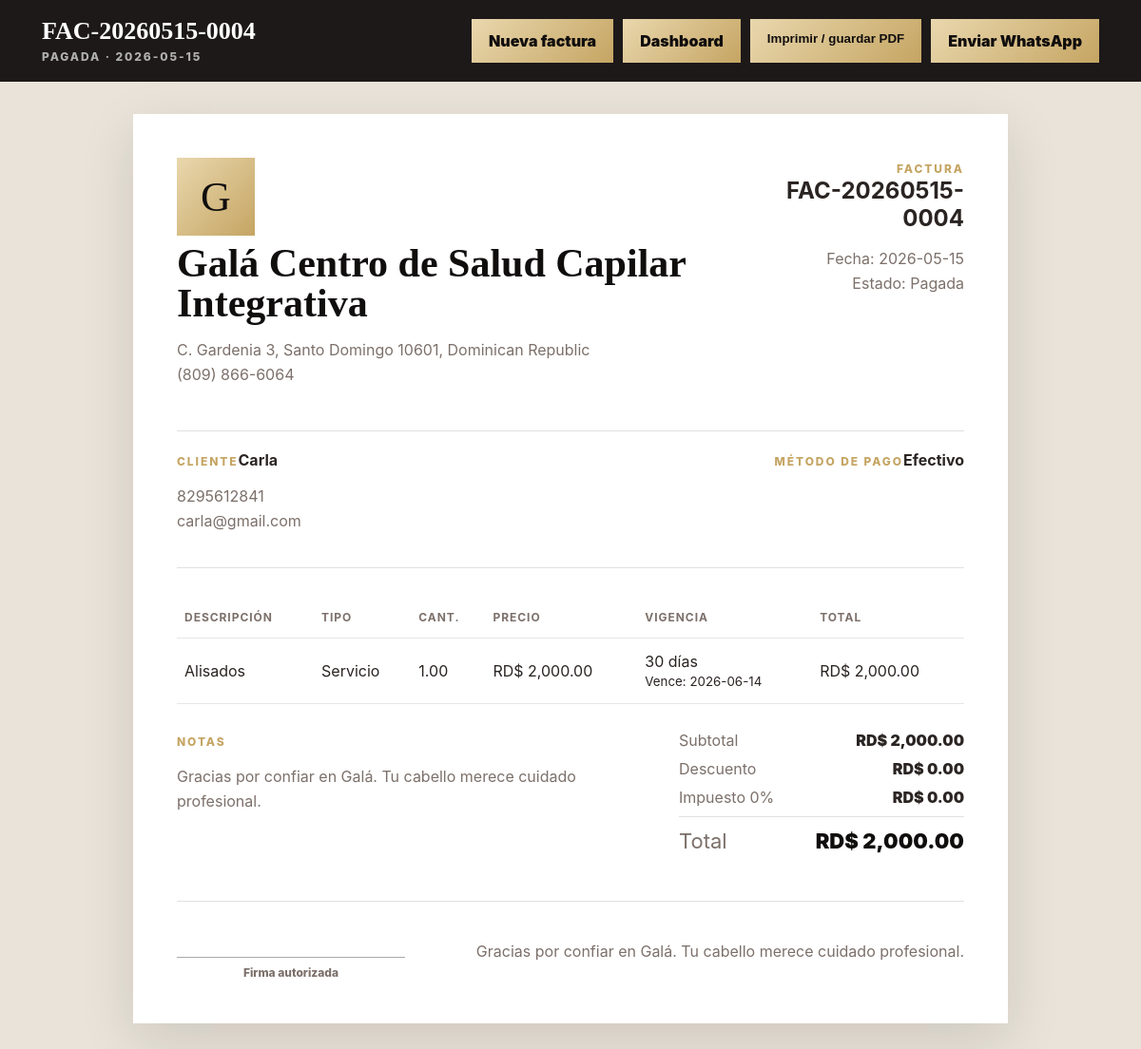
Screenshot of /admin/invoice_view.php?id=4 (signed in) with the database file from the repository.
### tables this page shows
CREATE TABLE invoices (
            id INTEGER PRIMARY KEY AUTOINCREMENT,
            invoice_number TEXT NOT NULL UNIQUE,
            client_name TEXT NOT NULL,
            client_phone TEXT DEFAULT '',
            client_email TEXT DEFAULT '',
            invoice_date TEXT NOT NULL,
            payment_method TEXT DEFAULT 'Efectivo',
            status TEXT DEFAULT 'Pagada',
            notes TEXT DEFAULT '',
            subtotal REAL NOT NULL DEFAULT 0,
            discount REAL NOT NULL DEFAULT 0,
            tax_rate REAL NOT NULL DEFAULT 0,
            tax_total REAL NOT NULL DEFAULT 0,
            total REAL NOT NULL DEFAULT 0,
            created_by INTEGER,
            created_at TEXT NOT NULL,
            updated_at TEXT NOT NULL, client_id INTEGER,
            FOREIGN KEY(created_by) REFERENCES admins(id)
        );

CREATE TABLE settings (
            key TEXT PRIMARY KEY,
            value TEXT NOT NULL
        );

CREATE TABLE invoice_items (
            id INTEGER PRIMARY KEY AUTOINCREMENT,
            invoice_id INTEGER NOT NULL,
            item_type TEXT NOT NULL DEFAULT 'service',
            description TEXT NOT NULL,
            quantity REAL NOT NULL DEFAULT 1,
            unit_price REAL NOT NULL DEFAULT 0,
            line_total REAL NOT NULL DEFAULT 0, duration_days INTEGER DEFAULT 0, expires_at TEXT DEFAULT '',
            FOREIGN KEY(invoice_id) REFERENCES invoices(id) ON DELETE CASCADE
        );

### app/bootstrap.php (called while the page is built, shortened)
<?php
function db(): PDO
{
    static $pdo = null;
    if ($pdo instanceof PDO) {
        return $pdo;
    }
    $pdo = new PDO('sqlite:' . DB_PATH);
    $pdo->setAttribute(PDO::ATTR_ERRMODE, PDO::ERRMODE_EXCEPTION);
    $pdo->setAttribute(PDO::ATTR_DEFAULT_FETCH_MODE, PDO::FETCH_ASSOC);
    $pdo->exec('PRAGMA foreign_keys = ON');
    return $pdo;
}
function h(?string $value): string
{
    return htmlspecialchars((string) $value, ENT_QUOTES, 'UTF-8');
}
function setting(string $key, string $default = ''): string
{
    $stmt = db()->prepare("SELECT value FROM settings WHERE key = :key");
    $stmt->execute(['key' => $key]);
    $value = $stmt->fetchColumn();
    return $value === false ? $default : (string) $value;
}
function money(float $amount): string
{
    return setting('currency', 'RD$') . ' ' . number_format($amount, 2, '.', ',');
}
function whatsapp_number(string $phone, string $fallback = ''): string
{
    $number = preg_replace('/\D+/', '', $phone) ?: preg_replace('/\D+/', '', $fallback);
    if (strlen($number) === 10 && in_array(substr($number, 0, 3), ['809', '829', '849'], true)) {
        return '1' . $number;
    }
    return $number;
}

### admin/invoice_view.php (the view, shortened to what this page needs)
<?php
require __DIR__ . '/../app/bootstrap.php';
$id = (int) ($_GET['id'] ?? 0);
$stmt = db()->prepare("SELECT * FROM invoices WHERE id = :id");
$stmt->execute(['id' => $id]);
$invoice = $stmt->fetch();
$itemsStmt = db()->prepare("SELECT * FROM invoice_items WHERE invoice_id = :id ORDER BY id ASC");
$itemsStmt->execute(['id' => $id]);
$lines = $itemsStmt->fetchAll();
$phone = whatsapp_number($invoice['client_phone'], setting('whatsapp', '18098666064'));
$waText = rawurlencode("Hola {$invoice['client_name']}, te compartimos tu factura {$invoice['invoice_number']} de Galá por " . money((float) $invoice['total']) . ". Puedes guardarla como PDF desde la opción Imprimir.");
?>
<!DOCTYPE html>
<html lang="es">
<head>
  <link rel="stylesheet" href="../assets/css/admin.css">
</head>
<body class="invoice-page">
  <header class="admin-topbar no-print">
    <div><strong><?= h($invoice['invoice_number']) ?></strong><span><?= h($invoice['status']) ?> · <?= h($invoice['invoice_date']) ?></span></div>
    <nav>
      <a href="invoice.php">Nueva factura</a>
      <a href="dashboard.php">Dashboard</a>
      <button type="button" onclick="window.print()">Imprimir / guardar PDF</button>
      <a href="https://wa.me/<?= h($phone) ?>?text=<?= h($waText) ?>" target="_blank" rel="noreferrer">Enviar WhatsApp</a>
    </nav>
  </header>
  <main class="invoice-sheet">
    <section class="invoice-head">
      <div>
        <?php if (setting('invoice_logo')): ?><img class="invoice-logo" src="../<?= h(image_url(setting('invoice_logo'))) ?>" alt="Logo Galá"><?php else: ?><div class="invoice-logo-fallback">G</div><?php endif; ?>
        <h1><?= h(setting('legal_name')) ?></h1>
        <p><?= h(setting('address')) ?><br><?= h(setting('phone')) ?></p>
      </div>
      <div class="invoice-number">
        <span>Factura</span>
        <strong><?= h($invoice['invoice_number']) ?></strong>
        <p>Fecha: <?= h($invoice['invoice_date']) ?><br>Estado: <?= h($invoice['status']) ?></p>
      </div>
    </section>
    <section class="invoice-client">
      <div><span>Cliente</span><strong><?= h($invoice['client_name']) ?></strong><p><?= h($invoice['client_phone']) ?><br><?= h($invoice['client_email']) ?></p></div>
      <div><span>Método de pago</span><strong><?= h($invoice['payment_method']) ?></strong></div>
    </section>
    <table class="invoice-table">
      <thead><tr><th>Descripción</th><th>Tipo</th><th>Cant.</th><th>Precio</th><th>Vigencia</th><th>Total</th></tr></thead>
      <tbody>
        <?php foreach ($lines as $line): ?>
          <tr>
            <td><?= h($line['description']) ?></td>
            <td><?= $line['item_type'] === 'product' ? 'Producto' : 'Servicio' ?></td>
            <td><?= h(number_format((float) $line['quantity'], 2)) ?></td>
            <td><?= h(money((float) $line['unit_price'])) ?></td>
            <td>
              <?php if ((int) ($line['duration_days'] ?? 0) > 0): ?>
                <?= (int) $line['duration_days'] ?> días<br><small>Vence: <?= h($line['expires_at']) ?></small>
              <?php else: ?>
                Sin vencimiento
              <?php endif; ?>
            </td>
            <td><?= h(money((float) $line['line_total'])) ?></td>
          </tr>
        <?php endforeach; ?>
      </tbody>
    </table>
    <section class="invoice-summary">
      <div class="invoice-notes">
        <span>Notas</span>
        <p><?= nl2br(h($invoice['notes'] ?: setting('invoice_footer'))) ?></p>
      </div>
      <dl>
        <div><dt>Subtotal</dt><dd><?= h(money((float) $invoice['subtotal'])) ?></dd></div>
        <div><dt>Descuento</dt><dd><?= h(money((float) $invoice['discount'])) ?></dd></div>
        <div><dt>Impuesto <?= h((string) $invoice['tax_rate']) ?>%</dt><dd><?= h(money((float) $invoice['tax_total'])) ?></dd></div>
        <div class="total"><dt>Total</dt><dd><?= h(money((float) $invoice['total'])) ?></dd></div>
      </dl>
    </section>
    <section class="invoice-signature">
      <div>
        <span>Firma autorizada</span>
      </div>
      <p><?= h(setting('invoice_footer')) ?></p>
    </section>
  </main>
</body>
</html>

### assets/css/admin.css (style rules this page uses)
:root { --black: #100d0d; --ink: #2a2422; --muted: #7c706a; --cream: #f7f0e7; --gold: #c5a563; --danger: #9f2d2d; --white: #fffdf9; --shadow: 0 18px 55px rgba(16, 13, 13, 0.12); --serif: Georgia, "Times New Roman", serif; --sans: Inter, Arial, sans-serif; }
* { box-sizing: border-box; }
body { margin: 0; background: var(--cream); color: var(--ink); font-family: var(--sans); }
span { color: var(--gold); display: inline-block; font-size: 12px; font-weight: 800; letter-spacing: 0.16em; text-transform: uppercase; }
h1, h2 { color: var(--black); font-family: var(--serif); letter-spacing: 0; margin: 8px 0 10px; }
h1 { font-size: 42px; line-height: 1; }
p { color: var(--muted); line-height: 1.6; }
button, .admin-topbar a { background: linear-gradient(135deg, #e9d7ad, var(--gold)); border: 0; color: var(--black); cursor: pointer; display: inline-flex; font-weight: 900; justify-content: center; min-height: 46px; padding: 13px 18px; text-decoration: none; }
.admin-topbar { align-items: center; background: rgba(16, 13, 13, 0.94); color: #fff; display: flex; justify-content: space-between; padding: 18px clamp(18px, 4vw, 44px); position: sticky; top: 0; z-index: 10; }
.admin-topbar strong { display: block; font-family: var(--serif); font-size: 26px; }
.admin-topbar span { color: rgba(255, 255, 255, 0.66); }
.admin-topbar nav { display: flex; gap: 10px; flex-wrap: wrap; }
dl { display: grid; gap: 10px; margin: 0; }
dl div { display: flex; justify-content: space-between; }
dt { color: var(--muted); }
dd { font-weight: 900; margin: 0; }
dl .total { border-top: 1px solid rgba(16, 13, 13, 0.12); color: var(--black); font-size: 22px; padding-top: 12px; }
.invoice-page { background: #e9e3d9; }
.no-print button { min-height: 46px; }
.invoice-sheet { background: #fff; box-shadow: var(--shadow); margin: 34px auto; max-width: 920px; padding: 46px; }
.invoice-head, .invoice-client, .invoice-summary, .invoice-signature { display: flex; gap: 28px; justify-content: space-between; }
.invoice-logo-fallback { align-items: center; background: linear-gradient(135deg, #e9d7ad, var(--gold)); color: var(--black); display: inline-flex; font-family: var(--serif); font-size: 44px; height: 82px; justify-content: center; width: 82px; }
.invoice-number { text-align: right; }
.invoice-number strong { display: block; font-size: 24px; }
.invoice-client { border-bottom: 1px solid rgba(16, 13, 13, 0.12); border-top: 1px solid rgba(16, 13, 13, 0.12); margin: 30px 0; padding: 20px 0; }
.invoice-table { border-collapse: collapse; width: 100%; }
.invoice-table th, .invoice-table td { border-bottom: 1px solid rgba(16, 13, 13, 0.1); padding: 14px 8px; text-align: left; }
.invoice-table th { color: var(--muted); font-size: 12px; letter-spacing: 0.08em; text-transform: uppercase; }
.invoice-summary { align-items: start; margin-top: 28px; }
.invoice-summary dl { min-width: 300px; }
.invoice-notes { max-width: 420px; }
.invoice-signature { align-items: end; border-top: 1px solid rgba(16, 13, 13, 0.12); margin-top: 50px; padding-top: 24px; }
.invoice-signature div { min-width: 240px; text-align: center; }
.invoice-signature span { border-top: 1px solid rgba(16, 13, 13, 0.35); color: var(--muted); display: block; letter-spacing: 0; margin-top: 18px; padding-top: 8px; text-transform: none; }

### rows the page displays
invoices: invoice_number "FAC-20260515-0004", status "PAGADA", invoice_date "2026-05-15", status "Pagada", client_name "Carla", client_phone "8295612841", client_email "carla@gmail.com", payment_method "Efectivo", notes.value "Gracias por confiar en Galá. Tu cabello merece cuidado profesional.", subtotal.value "RD$ 2,000.00", discount.value "RD$ 0.00", tax_rate "0", tax_total.value "RD$ 0.00", total.value "RD$ 2,000.00"
settings: value "Galá Centro de Salud Capilar Integrativa"
settings: value "C. Gardenia 3, Santo Domingo 10601, Dominican Republic"
settings: value "(809) 866-6064"
invoice_items: description "Alisados", item_type "Servicio", quantity "1.00", unit_price.value "RD$ 2,000.00", duration_days "30", expires_at "2026-06-14", line_total.value "RD$ 2,000.00"
settings: value "Gracias por confiar en Galá. Tu cabello merece cuidado profesional."
